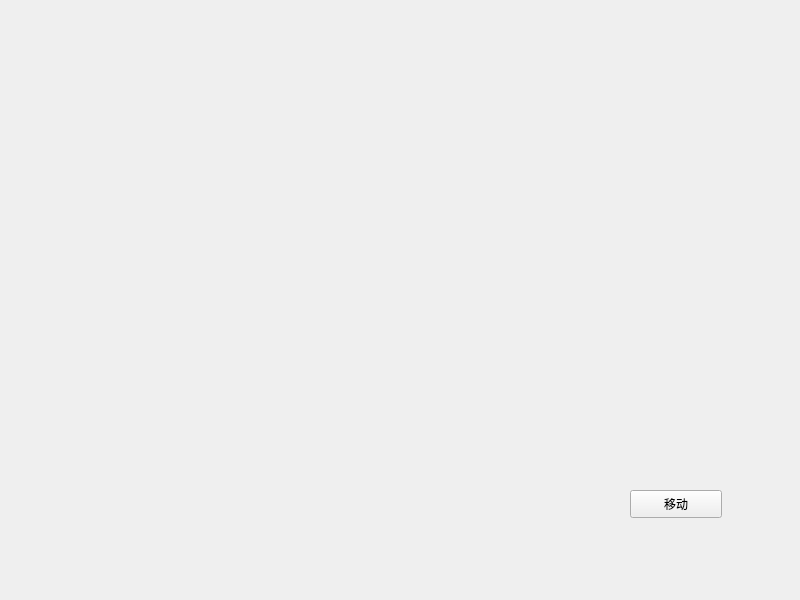
<?xml version="1.0" encoding="UTF-8"?>
<ui version="4.0">
 <class>Widget</class>
 <widget class="QWidget" name="Widget">
  <property name="geometry">
   <rect>
    <x>0</x>
    <y>0</y>
    <width>800</width>
    <height>600</height>
   </rect>
  </property>
  <property name="windowTitle">
   <string>Widget</string>
  </property>
  <widget class="QPushButton" name="pushButton">
   <property name="geometry">
    <rect>
     <x>630</x>
     <y>490</y>
     <width>92</width>
     <height>28</height>
    </rect>
   </property>
   <property name="text">
    <string>移动</string>
   </property>
  </widget>
 </widget>
 <resources/>
 <connections/>
</ui>
